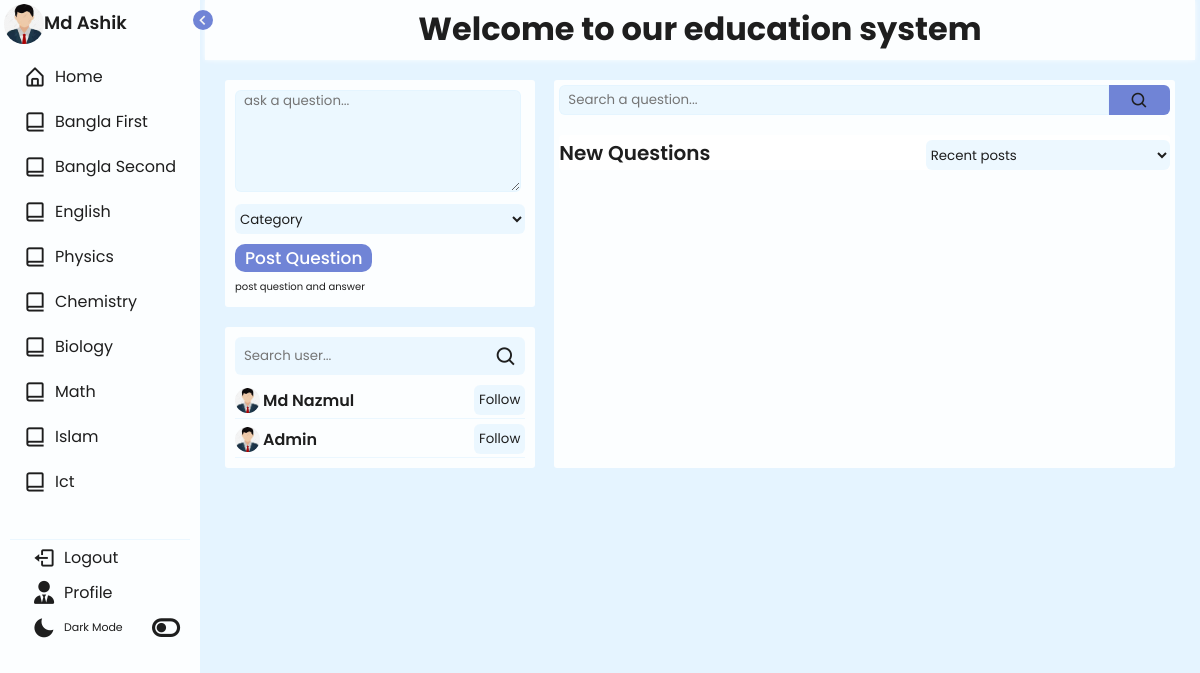
Screenshot of /home.php (signed in) with the database file from the repository.
### tables this page shows
CREATE TABLE `users` (
  `id` int(255) NOT NULL,
  `unique_id` varchar(50) NOT NULL,
  `name` text NOT NULL,
  `email` varchar(255) NOT NULL,
  `pass` varchar(255) NOT NULL,
  `location` varchar(255) NOT NULL,
  `profile` varchar(255) NOT NULL DEFAULT 'profile.jpg',
  `bio` text NOT NULL,
  `studying` varchar(50) NOT NULL,
  `studied` varchar(50) NOT NULL,
  `time` timestamp(6) NOT NULL DEFAULT current_timestamp(6) ON UPDATE current_timestamp(6)
);

### home.php (the view, shortened to what this page needs)
<?php
require("php/db.php");
if (isset($_SESSION['ssn_id'])) {
    $ssnId=$_SESSION['ssn_id'];
    $query_for_check_user=mysqli_query($conn,"SELECT * FROM users WHERE unique_id='$ssnId' ");
    if (mysqli_num_rows($query_for_check_user) == 0 ) {
        $profile='images/default.jpg';
        $name="Default User";
        $bio="default bio";
    }else {
        $current_user=$_SESSION['ssn_id'];
        $query=mysqli_query($conn,"SELECT * FROM users WHERE unique_id='$current_user' ");
        $fetch=mysqli_fetch_assoc($query);
        $name= $fetch['name'];
        $profile='images/'.$fetch['profile'];
        $profile_btn_desk='
            <a href="profile.php">
                <li class="footer_content">
                    <i class="fa-solid fa-user-tie"></i>
                    <span class="text">Profile</span>
                </li>
            </a>
        ';
    }
$loginBtn='Logout';
}
?>
<!DOCTYPE html>
<html>
<head>
    <link href='https://unpkg.com/boxicons@2.1.1/css/boxicons.min.css' rel='stylesheet'>
    <link rel="stylesheet" href="https://cdnjs.cloudflare.com/ajax/libs/font-awesome/6.0.0/css/all.min.css">
    <link rel="stylesheet" href="style/primary_style.css">
</head>
<body>
    <div class="main_wrapper">
        <div class="navbar_main">
            <div class="nav_header">
                <img src="<?php echo $profile; ?>" alt="">
                <div class="text">
                    <span class="name">
                    <?php echo $name; ?>
                    </span>
                </div>
                <span>
                    <i id="toggle_btn" class='bx bx-chevron-left'></i>
                </span>
            </div>
            <ul>
               <li class="list item home_mobo">
                   <a href="">
                       <i class='bx bx-home-alt'></i>
                        <span class="text list_text">
                            Home
                        </span>
                    </a>
               </li>
               <li class="list item">
                <a href="category.php?id=Bangla First">
                    <i class='bx bx-book-alt'></i>
                        <span class="text list_text">
                            Bangla First
                        </span>
                    </a>
                </li>
                <li class="list item">
                    <a href="category.php?id=Bangla Second">
                    <i class='bx bx-book-alt'></i>
                        <span class="text list_text">
                            Bangla Second
                        </span>
                    </a>
                </li>
                <li class="list item">
                    <a href="category.php?id=English">
                    <i class='bx bx-book-alt'></i>
                        <span class="text list_text">
                            English
                        </span>
                    </a>
                </li>
                <li class="list item">
                    <a href="category.php?id=Physics">
                    <i class='bx bx-book-alt'></i>
                        <span class="text list_text">
                            Physics
                        </span>
                    </a>
                </li>
                <li class="list item">
                    <a href="category.php?id=Chemistry">
                    <i class='bx bx-book-alt'></i>
                        <span class="text list_text">
                            Chemistry
                        </span>
                    </a>
                </li>
                <li class="list item">
                    <a href="category.php?id=Biology">
                    <i class='bx bx-book-alt'></i>
                        <span class="text list_text">
                            Biology
                        </span>
                    </a>
                </li>
                <li class="list item">
                    <a href="category.php?id=Math">
                    <i class='bx bx-book-alt'></i>
                        <span class="text list_text">
                            Math
                        </span>
                    </a>
                </li>
                <li class="list item">
                    <a href="category.php?id=Islam">
                    <i class='bx bx-book-alt'></i>
                        <span class="text list_text">
                            Islam
                        </span>
                    </a>
                </li>
                <li class="list item">
                    <a href="category.php?id=Ict">
                    <i class='bx bx-book-alt'></i>
                        <span class="text list_text">
                            Ict
                        </span>
                    </a>
                </li>
                <li class="footer_content_wrapper">
                    <ul>
                        <a href="php/logout.php">
                            <li class="footer_content">
                                <i class='bx bx-log-out'></i>
                                <span class="text"><?php echo $loginBtn; ?></span>
                            </li>
                        </a>
                    <?php echo $profile_btn_desk; ?>
                    <li  class="footer_content darkmode">
                        <div class="text">
                            <i class='bx bxs-moon moon'></i>
                            <span class="text add_text">Dark Mode</span>
                        </div>
                        <i class="fa-solid fa-toggle-off tglicon"></i>
                    </li>
                    </ul>
                </li>
            </ul>
        </div>
<?php require("home_content.php"); ?>
        </div>
    </div>
</body>
</html>

### home_content.php (shortened to what this page needs)
<div class="home_content">
    <header>
        <h1>Welcome to our education system</h1>
    </header>
    <div class="home_content_wrapper">
        <div class="home_left">
            <div class="pst_create_box">
               <div class="post_only_question active">
                    <form onsubmit="return false" class="form_only_question">
                        <textarea name="question" required placeholder="ask a question..."></textarea>
                        <select class="select_for_only_question" name="category" required >
                            <option>Category</option>
                        </select>
                        <br>
                        <input type="submit" class="Post_Question_btn"  value="Post Question">
                    </form>
                    <a href="#" class="pst_qs_ans_btn">post question and answer</a>
               </div>
            </div>
            <div class="left_search_question_box">
                <li class="list searchBox user_searchbox">
                    <input class="text" type="search" placeholder="Search user..." name="" id="">
                    <i class='bx bx-search'></i>
                </li>
                <div class="all_suggestions_users">
                <?php
                if (isset($current_user)) {
                    $user_query=mysqli_query($conn,"SELECT * FROM users WHERE NOT unique_id='$current_user' ORDER BY id DESC");
                }else{
                    $user_query=mysqli_query($conn,"SELECT * FROM users ORDER BY id DESC");
                }
                if ($user_query) {
                    while ($usr_data=mysqli_fetch_assoc($user_query)) {
                        echo '
                        <div class="post_user_details flw_user">
                            <div>
                                <img src="images/'.$usr_data['profile'].'" alt="">
                                <span class="user_name">
                                    <a href="user.php?ui='.$usr_data['unique_id'].'">
                                        <strong>
                                            '.$usr_data['name'].'
                                        </strong>
                                    </a>
                                </span>
                            </div>
                            <button>Follow</button>
                        </div>
                        ';
                    }
                }
                ?>
            </div>
            </div>
        </div>
        <div class="home_center">
            <form onsubmit="return false" class="question_search_form">
                <input type="search" class="question_search_input" placeholder="Search a question...">
                <button type="submit" style="cursor:pointer" id="">
                    <i class='bx bx-search'></i>
                </button>
            </form>
            <div class="questions_container" style="positation:relative">
                <div class="sort_question_section">
                    <span class="questions_container_head">New Questions</span>
                    <select name="sortitem" id="sortitem">
                        <option value="recentPost">Recent posts</option>
                    </select>
                </div>
            </div>
        </div>
    </div>

### rows the page displays
users: profile (placeholder picture), name "Md Ashik"
users: profile (placeholder picture), name "Md Nazmul"
users: profile (placeholder picture), name "Admin"

### other values shown
$loginBtn "Logout"
